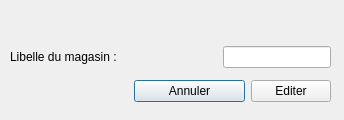
<?xml version="1.0" encoding="UTF-8"?>
<ui version="4.0">
 <class>magasin</class>
 <widget class="QDialog" name="magasin">
  <property name="geometry">
   <rect>
    <x>0</x>
    <y>0</y>
    <width>344</width>
    <height>120</height>
   </rect>
  </property>
  <property name="windowTitle">
   <string>Dialog</string>
  </property>
  <widget class="QWidget" name="layoutWidget">
   <property name="geometry">
    <rect>
     <x>10</x>
     <y>40</y>
     <width>321</width>
     <height>69</height>
    </rect>
   </property>
   <layout class="QGridLayout" name="gridLayout">
    <item row="0" column="0">
     <widget class="QLabel" name="label">
      <property name="text">
       <string>Libelle du magasin :</string>
      </property>
     </widget>
    </item>
    <item row="0" column="1">
     <spacer name="horizontalSpacer_2">
      <property name="orientation">
       <enum>Qt::Horizontal</enum>
      </property>
      <property name="sizeHint" stdset="0">
       <size>
        <width>68</width>
        <height>20</height>
       </size>
      </property>
     </spacer>
    </item>
    <item row="0" column="2" colspan="2">
     <widget class="QLineEdit" name="lineEditMagasinLibelle"/>
    </item>
    <item row="1" column="0">
     <spacer name="horizontalSpacer">
      <property name="orientation">
       <enum>Qt::Horizontal</enum>
      </property>
      <property name="sizeHint" stdset="0">
       <size>
        <width>118</width>
        <height>20</height>
       </size>
      </property>
     </spacer>
    </item>
    <item row="1" column="1" colspan="2">
     <widget class="QPushButton" name="pushButtonMagasinAnnuler">
      <property name="text">
       <string>Annuler</string>
      </property>
      <property name="icon">
       <iconset resource="images.qrc">
        <normaloff>:/exit</normaloff>:/exit</iconset>
      </property>
     </widget>
    </item>
    <item row="1" column="3">
     <widget class="QPushButton" name="pushButtonMagasinEditer">
      <property name="text">
       <string>Editer</string>
      </property>
      <property name="icon">
       <iconset resource="images.qrc">
        <normaloff>:/save</normaloff>:/save</iconset>
      </property>
     </widget>
    </item>
   </layout>
  </widget>
 </widget>
 <resources>
  <include location="images.qrc"/>
 </resources>
 <connections/>
</ui>
